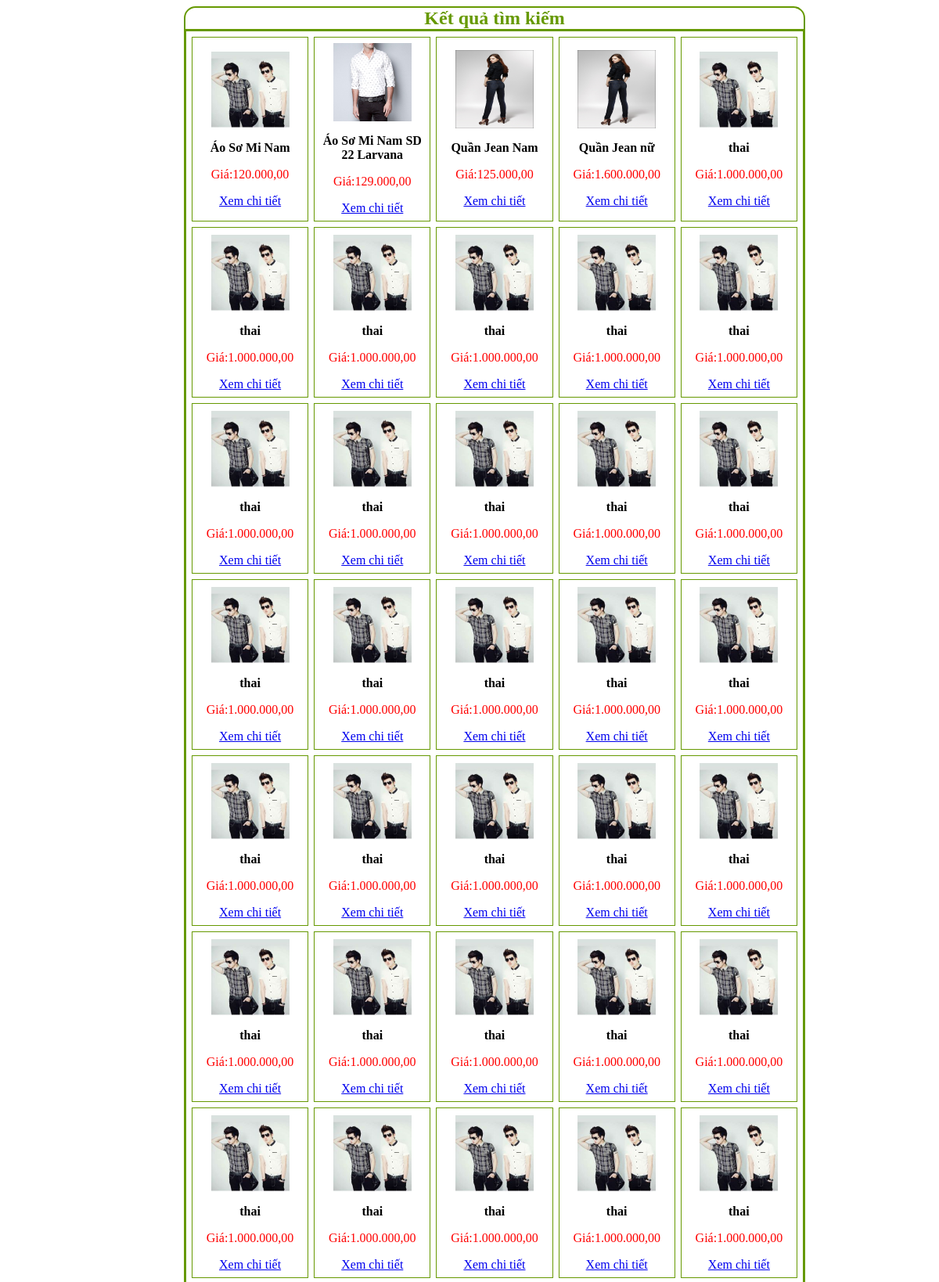
Page /timkiem.php (upper part) on the committed database.
### tables this page shows
CREATE TABLE IF NOT EXISTS `sanpham` (
  `idSP` int(255) NOT NULL AUTO_INCREMENT,
  `idLoai` int(255) NOT NULL DEFAULT '0',
  `TenSP` varchar(100) NOT NULL,
  `idNCC` int(11) NOT NULL,
  `MoTa` text NOT NULL,
  `NgayCapNhat` date NOT NULL DEFAULT '0000-00-00',
  `Gia` int(15) NOT NULL,
  `UrlHinh` varchar(255) NOT NULL,
  `SoLanXem` int(15) DEFAULT '0',
  `SoLuongTonKho` int(15) DEFAULT '0',
  `SoLuongDaBan` int(15) DEFAULT '0',
  `AnHien` int(15) NOT NULL DEFAULT '1',
  PRIMARY KEY (`idSP`)
);

### timkiem.php (the view, shortened to what this page needs)
<div id="indexcontent">
	<div id="spbanchay">
		<div id="namespbanchay">Kết quả tìm kiếm</div>
    	<div id="showspbanchay">
        <table cellpadding="7" cellspacing="7" width="790" border="1" bordercolor="#669900">
        <?php
		$sc=5;
		$sd=100*$sc;
		if (isset ($_GET['trang']))
		$trang=intval($_GET['trang']);
		else
		$trang=1;
		$vitri=($trang-1)*$sd;
		$sl2="select * from sanpham where TenSP like '%".$txttimkiem."%' limit $vitri,$sd";
		$qr2=mysql_query($sl2);
		while ($row2=mysql_fetch_array($qr2))
		{
		?>
        <tr>
  <td width="140" valign="middle" align="center">
            	<p><a href="index.php?link=timkiem&idSP=<?php echo $row2['idSP']; ?>"><img src="images/<?php echo $row2['UrlHinh'];?>" width="100" height="100" /></a></p>
            	<p><b><?php echo $row2['TenSP']; ?></b></p>
            	<p style="color:#F00">Giá:<?php echo number_format($row2['Gia'],2,",",".");?></p>
                <a href="index.php?link=timkiem&idSP=<?php echo $row2['idSP']; ?>">Xem chi tiết</a>
            </td>
            <?php
			for ($i=1;$i<$sc;$i++)
			{
				if ($row2=mysql_fetch_array($qr2))
				{
			?>
  <td width="140" valign="middle" align="center">
            	<p><a href="index.php?link=timkiem&idSP=<?php echo $row2['idSP']; ?>"><img src="images/<?php echo $row2['UrlHinh'];?>" width="100" height="100" /></a></p>
            	<p><b><?php echo $row2['TenSP']; ?></b></p>
            	<p style="color:#F00">Giá:<?php echo number_format($row2['Gia'],2,",",".");?></p>
                <a href="index.php?link=timkiem&idDC=<?php echo $row2['idSP']; ?>">Xem chi tiết</a>
            </td>
            <?php
				}
			}
			?>
        </tr>
        <?php
		}
		?>
        </table>
        </div>
	</div>
</div>

### timkiem.php (style rules this page uses)
#namespbanchay { width: 100%; border-bottom-width: 2px; border-bottom-style: solid; border-bottom-color: #690; font-size: 24px; font-weight: bolder; text-align: center; color: #690; }
#showspbanchay { width: 100%; }
#indexcontent { margin: auto; width: 730px; }

### rows in the picture
sanpham: UrlHinh (picture), TenSP "Áo Sơ Mi Nam", Gia "120.000,00"
sanpham: UrlHinh (picture), TenSP "Áo Sơ Mi Nam SD 22 Larvana", Gia "129.000,00"
sanpham: UrlHinh (picture), TenSP "Quần Jean Nam", Gia "125.000,00"
sanpham: UrlHinh (picture), TenSP "Quần Jean nữ", Gia "1.600.000,00"
sanpham: UrlHinh (picture), TenSP "thai", Gia "1.000.000,00"
sanpham: UrlHinh (picture), TenSP "thai", Gia "1.000.000,00"
sanpham: UrlHinh (picture), TenSP "thai", Gia "1.000.000,00"
sanpham: UrlHinh (picture), TenSP "thai", Gia "1.000.000,00"
sanpham: UrlHinh (picture), TenSP "thai", Gia "1.000.000,00"
sanpham: UrlHinh (picture), TenSP "thai", Gia "1.000.000,00"
sanpham: UrlHinh (picture), TenSP "thai", Gia "1.000.000,00"
sanpham: UrlHinh (picture), TenSP "thai", Gia "1.000.000,00"
sanpham: UrlHinh (picture), TenSP "thai", Gia "1.000.000,00"
sanpham: UrlHinh (picture), TenSP "thai", Gia "1.000.000,00"
sanpham: UrlHinh (picture), TenSP "thai", Gia "1.000.000,00"
sanpham: UrlHinh (picture), TenSP "thai", Gia "1.000.000,00"
sanpham: UrlHinh (picture), TenSP "thai", Gia "1.000.000,00"
sanpham: UrlHinh (picture), TenSP "thai", Gia "1.000.000,00"
sanpham: UrlHinh (picture), TenSP "thai", Gia "1.000.000,00"
sanpham: UrlHinh (picture), TenSP "thai", Gia "1.000.000,00"
sanpham: UrlHinh (picture), TenSP "thai", Gia "1.000.000,00"
sanpham: UrlHinh (picture), TenSP "thai", Gia "1.000.000,00"
sanpham: UrlHinh (picture), TenSP "thai", Gia "1.000.000,00"
sanpham: UrlHinh (picture), TenSP "thai", Gia "1.000.000,00"
sanpham: UrlHinh (picture), TenSP "thai", Gia "1.000.000,00"
sanpham: UrlHinh (picture), TenSP "thai", Gia "1.000.000,00"
sanpham: UrlHinh (picture), TenSP "thai", Gia "1.000.000,00"
sanpham: UrlHinh (picture), TenSP "thai", Gia "1.000.000,00"
sanpham: UrlHinh (picture), TenSP "thai", Gia "1.000.000,00"
sanpham: UrlHinh (picture), TenSP "thai", Gia "1.000.000,00"
sanpham: UrlHinh (picture), TenSP "thai", Gia "1.000.000,00"
sanpham: UrlHinh (picture), TenSP "thai", Gia "1.000.000,00"
sanpham: UrlHinh (picture), TenSP "thai", Gia "1.000.000,00"
sanpham: UrlHinh (picture), TenSP "thai", Gia "1.000.000,00"
sanpham: UrlHinh (picture), TenSP "thai", Gia "1.000.000,00"
